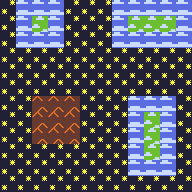

This game map was drawn from its Tiled (.tmx) file and the tilesets committed beside it. A one-line description and the full map source follow:
An orthogonal 12x12 tile map with 16x16 px tiles, 1 tile layer (Tile Layer 1).

<map version="1.2" tiledversion="1.2.5" orientation="orthogonal" renderorder="right-up" width="12" height="12" tilewidth="16" tileheight="16" infinite="0" nextlayerid="3" nextobjectid="1">
 <tileset firstgid="1" source="fullmap.tsx" />
 <layer id="1" name="Tile Layer 1" width="12" height="12">
  <properties>
   <property name="name" value="Tile Layer" />
  </properties>
  <data encoding="csv">
1,3,3,3,1,1,1,3,3,3,3,3,
1,3,4,3,1,1,1,3,4,4,4,3,
1,3,3,3,1,1,1,3,3,3,3,3,
1,1,1,1,1,1,1,1,1,1,1,1,
1,1,1,1,1,1,1,1,1,1,1,1,
1,1,1,1,1,1,1,1,1,1,1,1,
1,1,2,2,2,1,1,1,3,3,3,1,
1,1,2,2,2,1,1,1,3,4,3,1,
1,1,2,2,2,1,1,1,3,4,3,1,
1,1,1,1,1,1,1,1,3,4,3,1,
1,1,1,1,1,1,1,1,3,3,3,1,
1,1,1,1,1,1,1,1,1,1,1,1
</data>
 </layer>
</map>